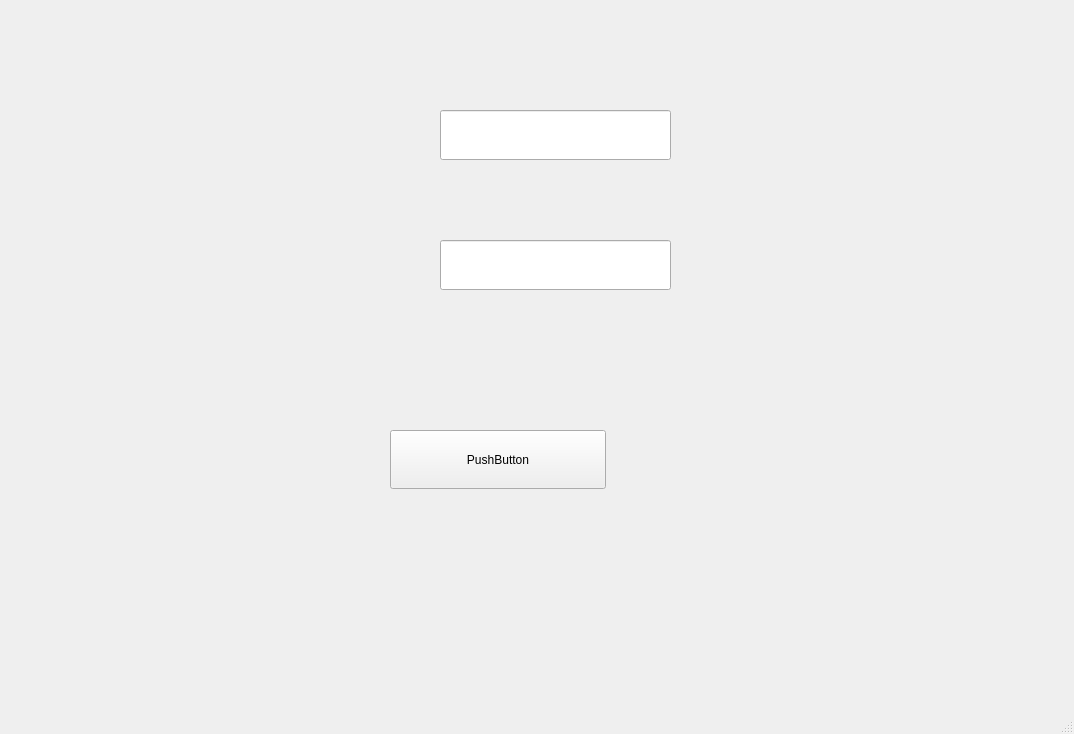
<?xml version="1.0" encoding="UTF-8"?>
<ui version="4.0">
 <class>MainWindow</class>
 <widget class="QMainWindow" name="MainWindow">
  <property name="geometry">
   <rect>
    <x>0</x>
    <y>0</y>
    <width>1074</width>
    <height>734</height>
   </rect>
  </property>
  <property name="windowTitle">
   <string>MainWindow</string>
  </property>
  <widget class="QWidget" name="centralwidget">
   <widget class="QPushButton" name="pushButton">
    <property name="geometry">
     <rect>
      <x>390</x>
      <y>430</y>
      <width>216</width>
      <height>59</height>
     </rect>
    </property>
    <property name="text">
     <string>PushButton</string>
    </property>
   </widget>
   <widget class="QLineEdit" name="lineEdit">
    <property name="geometry">
     <rect>
      <x>440</x>
      <y>110</y>
      <width>231</width>
      <height>50</height>
     </rect>
    </property>
   </widget>
   <widget class="QLineEdit" name="lineEdit_2">
    <property name="geometry">
     <rect>
      <x>440</x>
      <y>240</y>
      <width>231</width>
      <height>50</height>
     </rect>
    </property>
   </widget>
  </widget>
  <widget class="QStatusBar" name="statusbar"/>
  <widget class="QMenuBar" name="menuBar">
   <property name="geometry">
    <rect>
     <x>0</x>
     <y>0</y>
     <width>1074</width>
     <height>47</height>
    </rect>
   </property>
  </widget>
 </widget>
 <resources/>
 <connections/>
</ui>
